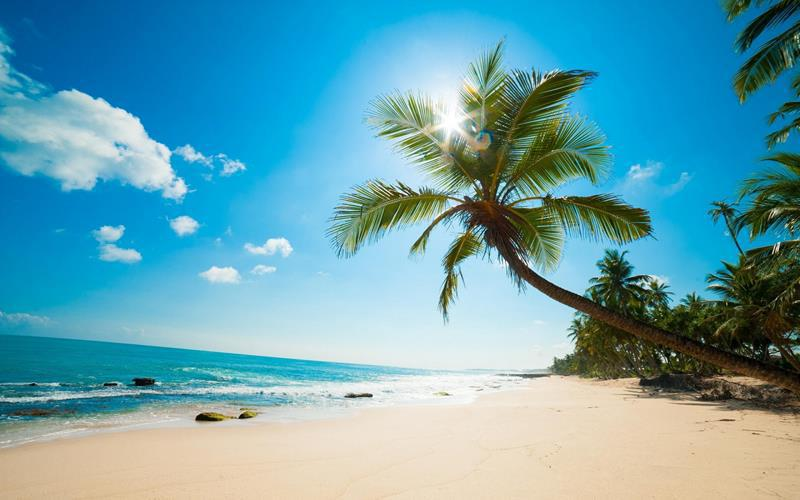
#> input picture Python/beach.jpeg, 800 x 500 px
$ python filtergram.py
#> lines starting #> are read from the running program, lines starting #| are printed output that depends on the picture
#> the answer given: beach.jpeg
### Python/filters.py
from PIL import Image
#this python file will be accessed from the filtergram.py file

def load_img(filename):
#> called with filename = 'beach.jpeg'
    im = Image.open(filename)
#> im is the input picture: PIL image 800x500 RGB; mean R, G, B 103, 162.6, 175.8
    show_img(im)
    obamicon(im)
    grayShades(im)
    invert(im)
    #return im

def show_img(im):
    im.show()

'''def save_img(im, filename):
    im.save(filename, "jpeg")'''

def obamicon(im):
    #Load the pixel data from im
    pixels = im.getdata()
    #create a list to hold the new image pixel data`
    new_pixels = []

    #define color constants to use for recoloring
    darkBlue = (0, 51, 76)
    red = (217,26,35)
    lightBlue = (112, 150, 158)
    yellow = (252, 227, 166)

    #Process the pixels in the Image
    for p in pixels:
        #Pixel intensity = R value + G value + B value
        intensity = p[0] +p[1] + p[2]

        if intensity <182:
            new_pixels.append(darkBlue)
        elif intensity >= 182 and intensity <364:
            new_pixels.append(red)
        elif intensity >= 364 and intensity <546:
            new_pixels.append(lightBlue)
        elif intensity >= 546:
            new_pixels.append(yellow)
#> this loop made 400000 passes
#> (p, intensity) on passes 1 to 3: ((0, 74, 135), 209), ((0, 74, 135), 209), ((0, 74, 135), 209)
#> after the loop, new_pixels = 400000 items

    #Save the filtered pixels as a new Image
    newim = Image.new("RGB", im.size)
#> newim: PIL image 800x500 RGB; every value is 0
    newim.putdata(new_pixels)
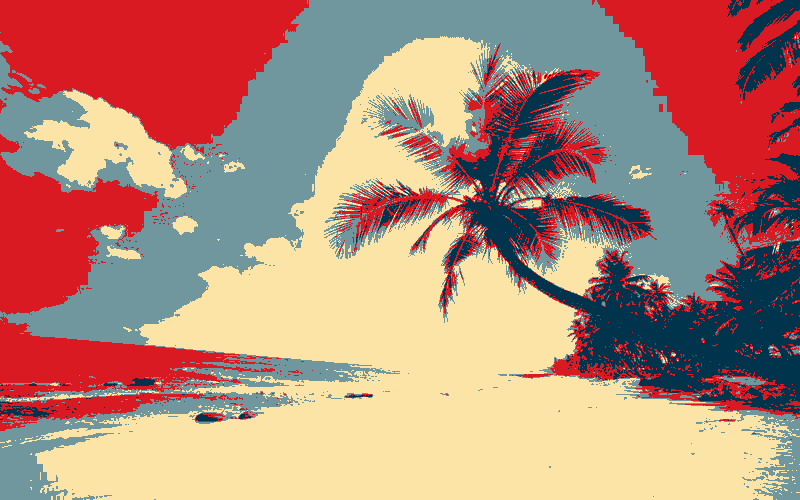
#> newim: PIL image 800x500 RGB; mean R, G, B 179.3, 136.9, 121.4
    show_img(newim)
    return newim

def avg_pixel(pixel):
    new_pixels = []
    avg = (pixel[0]+pixel[1]+pixel[2]) // 3 #this will find the average to make a gray shade
    new_pixels.append(avg)
    return (avg,avg,avg)

def grayShades(im):
    pixels = im.getdata()
    new_pixels = []

    for p in pixels:
        new_p = avg_pixel(p)
        new_pixels.append(new_p)
#> this loop made 400000 passes
#> (p, avg in avg_pixel, new_p) on passes 1 to 3: ((0, 74, 135), 69, (69, 69, 69)), ((0, 74, 135), 69, (69, 69, 69)), ((0, 74, 135), 69, (69, 69, 69))
#> after the loop, new_pixels = 400000 items

    newim = Image.new("RGB", im.size)
    newim.putdata(new_pixels)
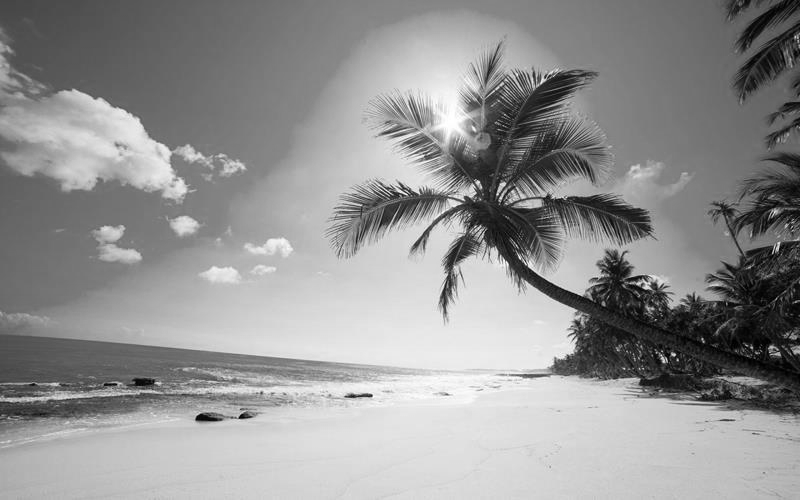
#> newim: PIL image 800x500 RGB; min 0, max 255, mean 146.8
    show_img(newim)
    return newim

def invert(im):
    pixels = im.getdata()
    new_pixels = []
    for p in pixels:
        new_r = 255-p[0]
        new_g = 255-p[1]
        new_b = 255-p[2]
        new_pixels.append((new_r, new_g, new_b))
#> this loop made 400000 passes
#> (p, new_r, new_g, new_b) on passes 1 to 3: ((0, 74, 135), 255, 181, 120), ((0, 74, 135), 255, 181, 120), ((0, 74, 135), 255, 181, 120)
#> after the loop, new_pixels = 400000 items

    newim = Image.new("RGB", im.size)
    newim.putdata(new_pixels)
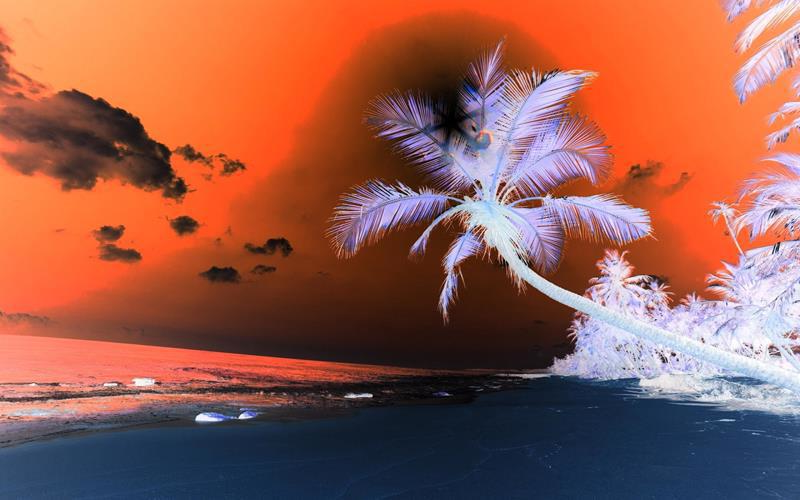
#> newim: PIL image 800x500 RGB; mean R, G, B 152, 92.4, 79.2
    show_img(newim)
    return newim

### Python/filtergram.py
import filters

def main():
    filename = input("Enter the name of the image you would like to edit: ")
    filters.load_img(filename)
    #updated = filters.obamicon(img)
    #updated = filters.grayShades(img)

    #filters.save_img(updated, "recolored.jpeg")

main()
